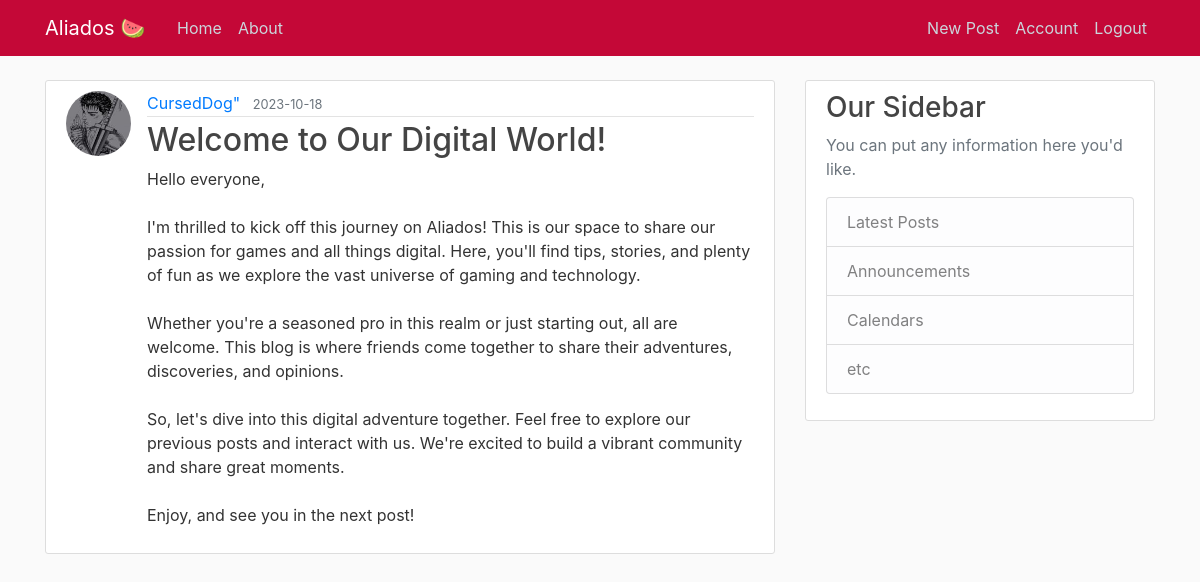
/post/9 (signed in), run on the app's committed database.
### flaskblog/models.py (models this page shows, shortened)
class User(db.Model, UserMixin):
    id = db.Column(db.Integer, primary_key=True)
    username = db.Column(db.String(20), unique=True, nullable=False)
    email = db.Column(db.String(120), unique=True, nullable=False)
    image_file = db.Column(db.String(20), nullable=False, default="default.jpg")
    password = db.Column(db.String(60), nullable=False)
    posts = db.relationship("Post", backref="author", lazy=True)

class Post(db.Model):
    id = db.Column(db.Integer, primary_key=True)
    title = db.Column(db.String(100), nullable=False)
    date_posted = db.Column(db.DateTime, nullable=False, default=datetime.utcnow)
    content = db.Column(db.Text, nullable=False)
    user_id = db.Column(db.Integer, db.ForeignKey("user.id"), nullable=False)

### flaskblog/posts/routes.py (the view)
@posts.route("/post/<int:post_id>")
def post(post_id):
    post = Post.query.get_or_404(post_id)
    return render_template("post.html", title=post.title, post=post)

### flaskblog/models.py (called while the page is built)
@login_manager.user_loader
def load_user(user_id):
    return User.query.get(int(user_id))

### flaskblog/templates/post.html (shortened to what this page needs)
{% extends "layout.html" %}
{% block content %}
  <article class="media content-section">
    <img class="rounded-circle article-img" src="{{ url_for('static', filename='profile_pics/' + post.author.image_file) }}">
    <div class="media-body">
      <div class="article-metadata">
        <a class="mr-2" href="{{ url_for('users.user_posts', username=post.author.username) }}">{{ post.author.username }}"</a>
        <small class="text-muted">{{ post.date_posted.strftime('%Y-%m-%d') }}</small>
      </div>
      <h2 class="article-title">{{ post.title }}</h2>
      <p class="article-content">{{ post.content }}</p>
    </div>
  </article>
{% endblock content %}

### flaskblog/Static/main.css (style rules this page uses)
body { background: #fafafa; color: #333333; margin-top: 5rem; }
h1, h2, h3, h4, h5, h6 { color: #444444; }
.content-section { background: #ffffff; padding: 10px 20px; border: 1px solid #dddddd; border-radius: 3px; margin-bottom: 20px; }
.article-title { color: #444444; }
.article-content { white-space: pre-line; }
.article-img { height: 65px; width: 65px; margin-right: 16px; }
.article-metadata { padding-bottom: 1px; margin-bottom: 4px; border-bottom: 1px solid #e3e3e3 }

### data on the page
User: image_file (picture), author.username "CursedDog"
Post: date_posted "2023-10-18", title "Welcome to Our Digital World!", content "Hello everyone, I'm thrilled to kick off this journey on Aliados! This is our space to share our passion for games and all things digital. Here, you'll find tips, stories, and plenty of fun as we explore the vast universe of gaming and technology. Whether you're a seasoned pro in this realm or just starting out, all are welcome. This blog is where friends come together to share their adventures, discoveries, and opinions. So, let's dive into this digital adventure together. Feel free to explore our previous posts and interact with us. We're excited to build a vibrant community and share great moments. Enjoy, and see you in the next post!"
